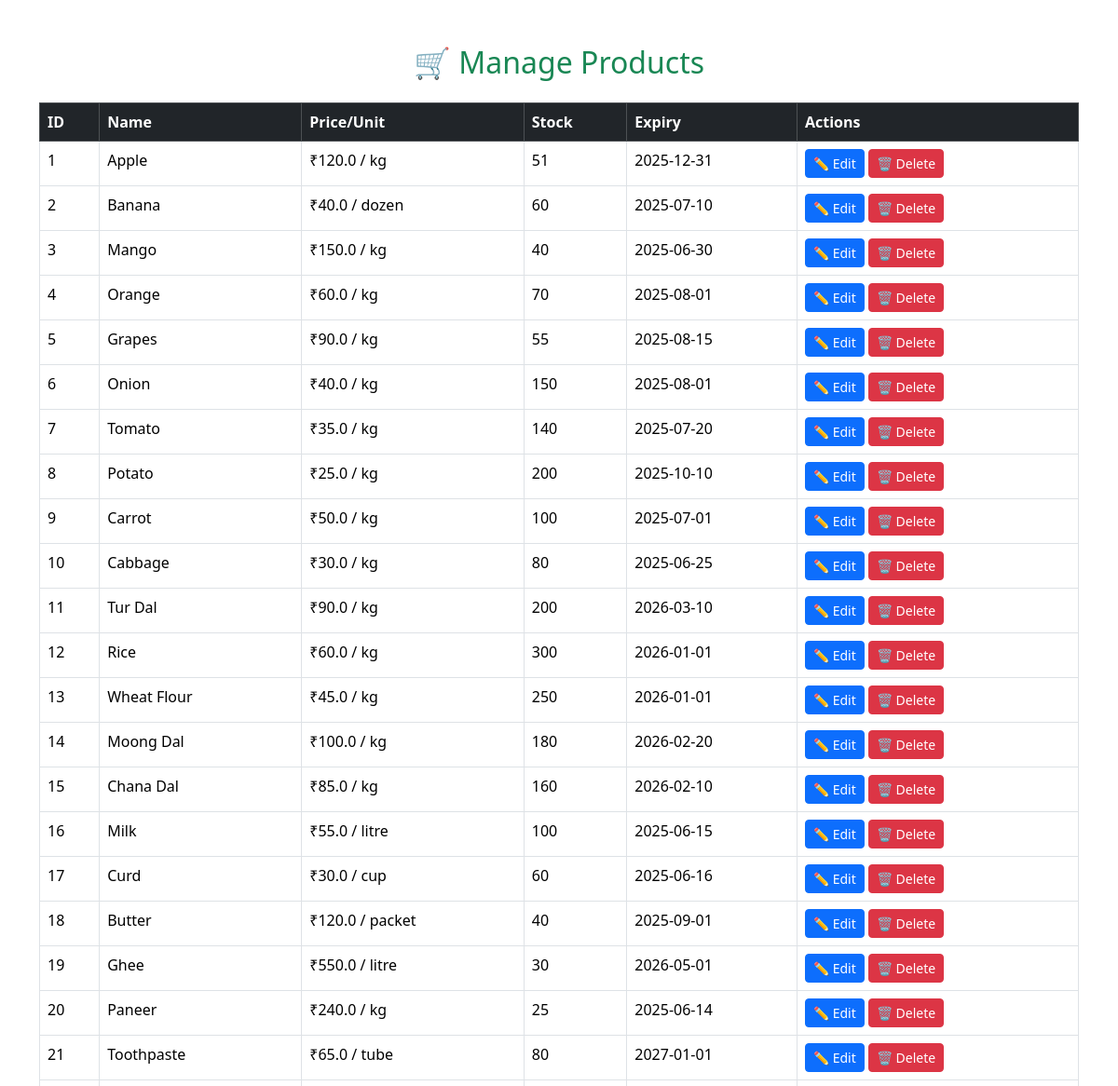
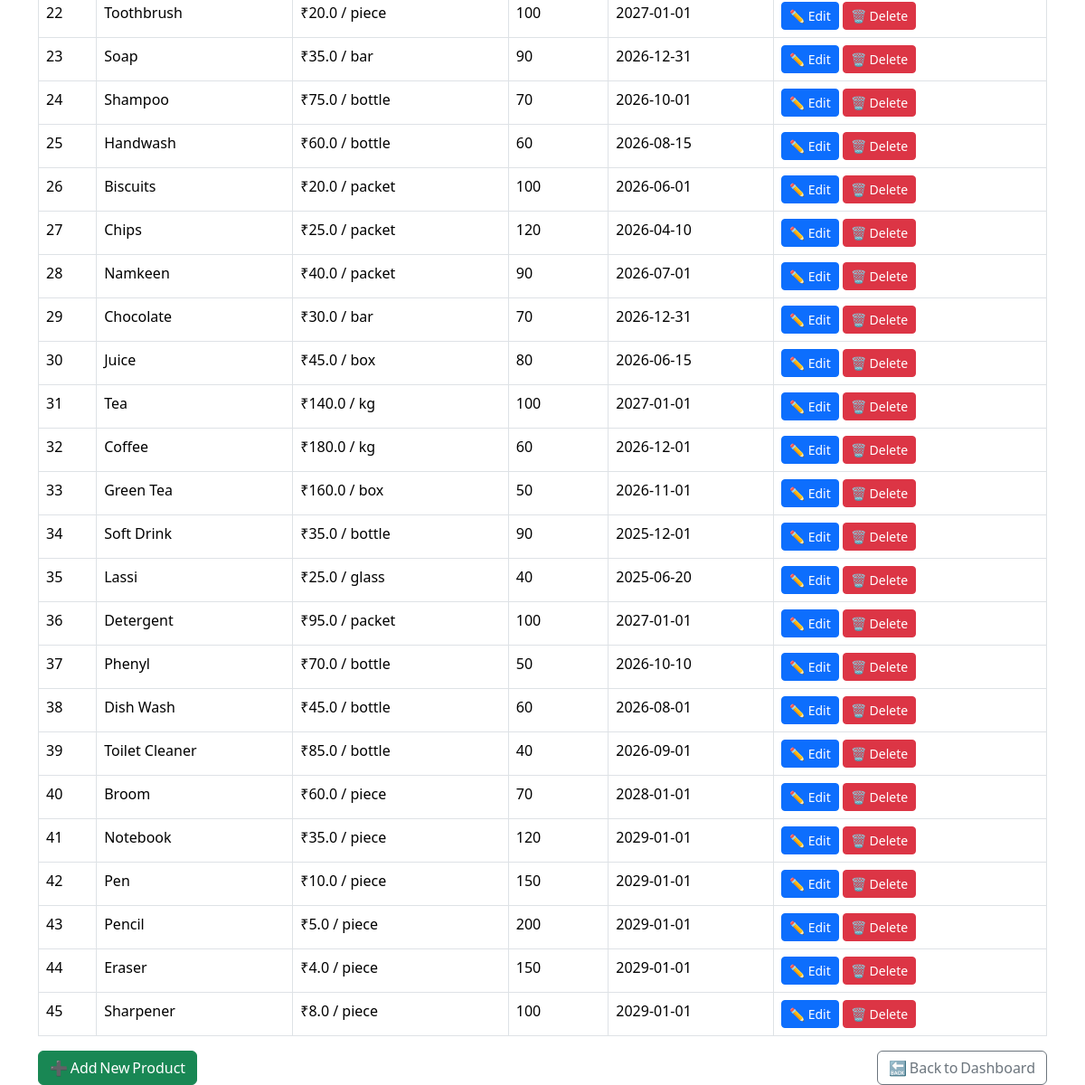
/admin/products (signed in), run on an earlier commit of the app's database (2 pictures, top to bottom).
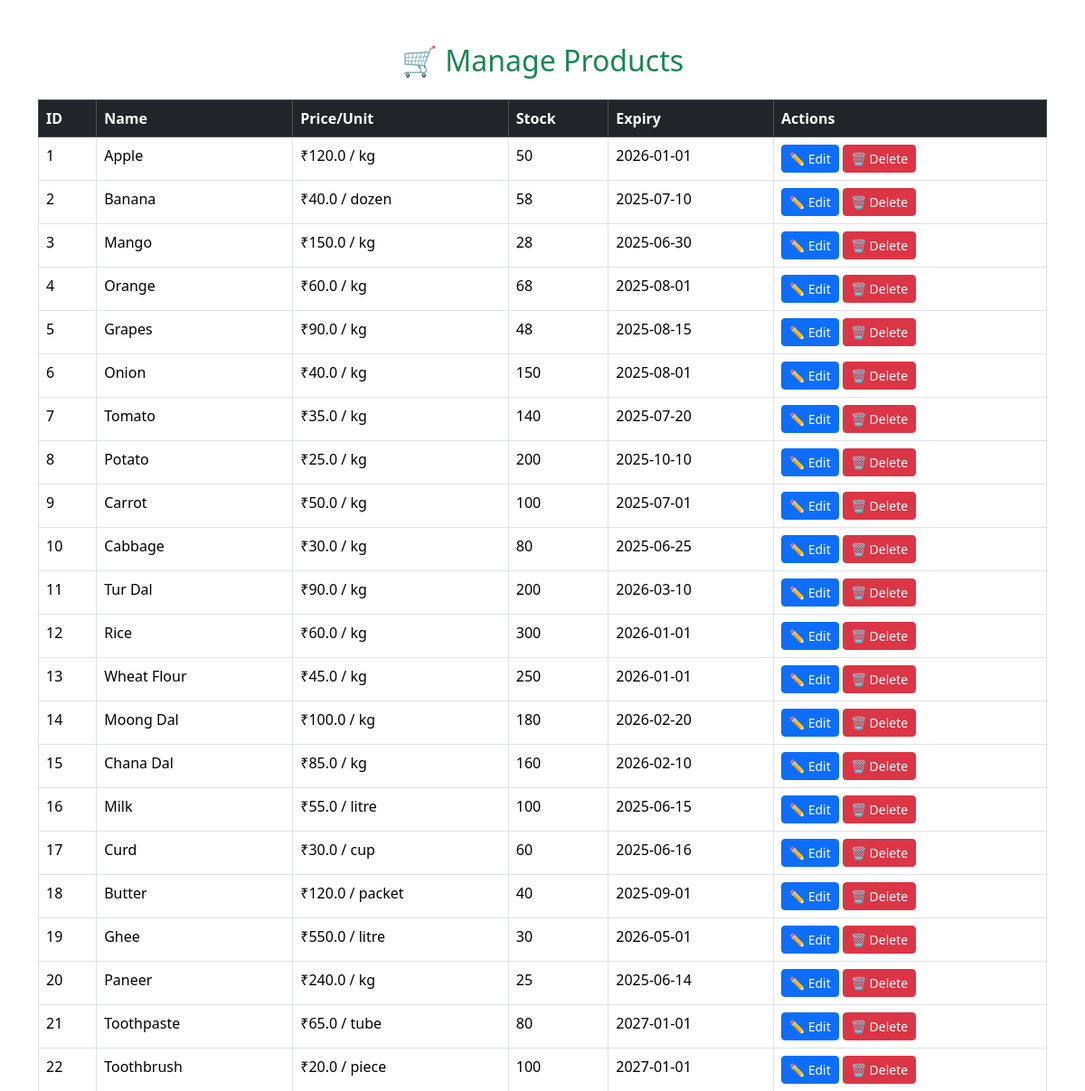
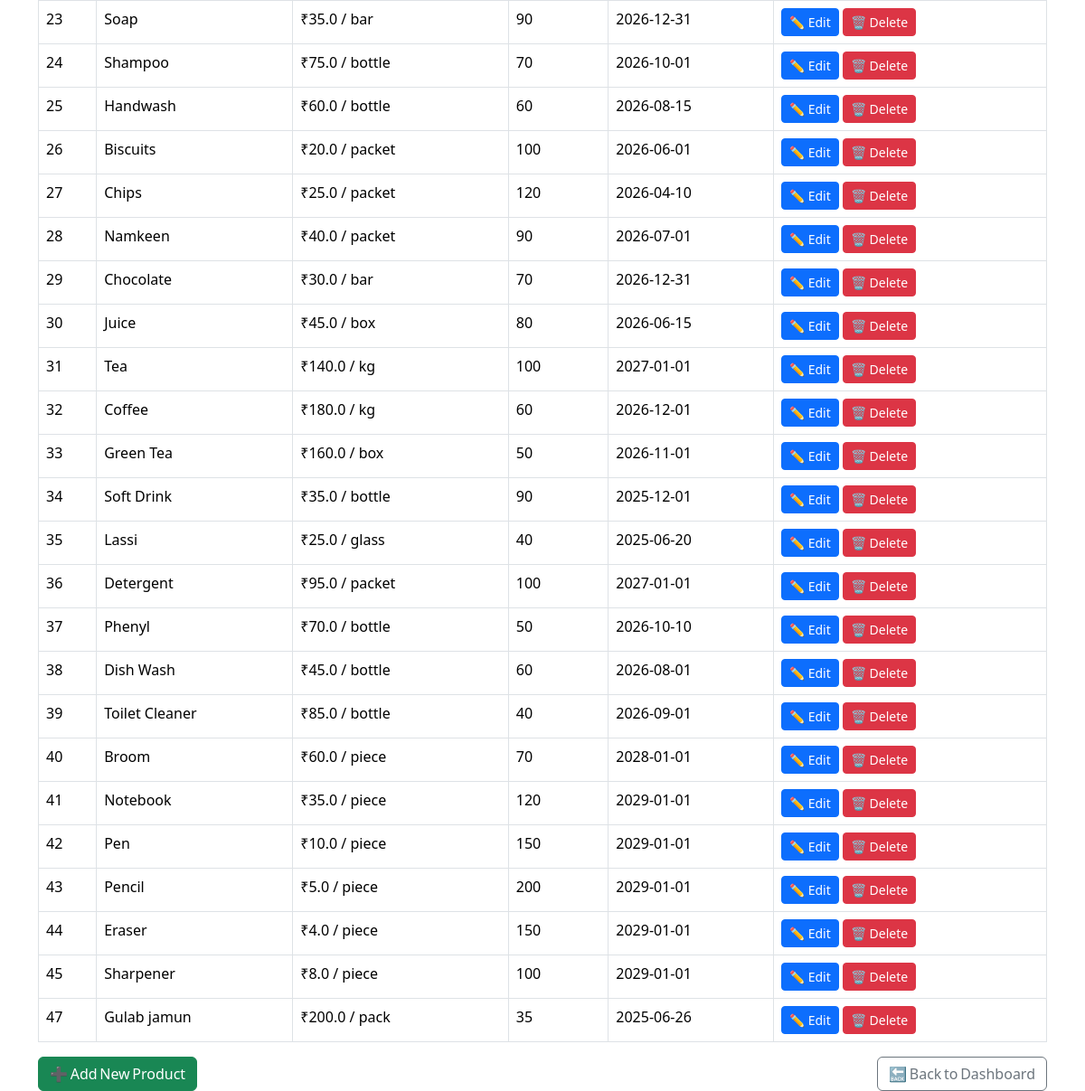
And on a later commit of the database (2 pictures, top to bottom).
### tables this page shows
CREATE TABLE products(
            id INTEGER PRIMARY KEY AUTOINCREMENT,
            name TEXT NOT NULL,
            description TEXT,
            price REAL NOT NULL,
            stock INTEGER NOT NULL,
            expiry_date TEXT,
            unit TEXT NOT NULL,
            image_url TEXT,
            category TEXT
        );

### app.py (the view)
@app.route('/admin/products')
def admin_products():
    if 'role' in session and session['role'] == 'admin':
        conn = sqlite3.connect('grocery.db')
        cursor = conn.cursor()
        cursor.execute("SELECT id, name, price, unit, stock, expiry_date FROM products")
        rows = cursor.fetchall()
        conn.close()
        products = [{
            'id': row[0],
            'name': row[1],
            'price': row[2],
            'unit': row[3],
            'stock': row[4],
            'expiry_date': row[5]
        } for row in rows]
        return render_template('admin_products.html', products=products)
    return redirect('/login')

### templates/admin_products.html (shortened to what this page needs)
<!DOCTYPE html>
<html lang="en">
<head>
  <link href="https://cdn.jsdelivr.net/npm/bootstrap@5.3.3/dist/css/bootstrap.min.css" rel="stylesheet">
</head>
<body class="container mt-5">
  <h2 class="text-center text-success">🛒 Manage Products</h2>
  <table class="table table-bordered mt-4">
    <thead class="table-dark">
      <tr>
        <th>ID</th>
        <th>Name</th>
        <th>Price/Unit</th>
        <th>Stock</th>
        <th>Expiry</th>
        <th>Actions</th>
      </tr>
    </thead>
    <tbody>
      {% for product in products %}
      <tr>
        <td>{{ product.id }}</td>
        <td>{{ product.name }}</td>
        <td>₹{{ product.price }} / {{ product.unit }}</td>
        <td>{{ product.stock }}</td>
        <td>{{ product.expiry_date or 'N/A' }}</td>
        <td>
          <a href="{{ url_for('edit_product', product_id=product.id) }}" class="btn btn-sm btn-primary">✏️ Edit</a>
          <a href="{{ url_for('delete_product', product_id=product.id) }}" class="btn btn-sm btn-danger" onclick="return confirm('Are you sure to delete this product?')">🗑️ Delete</a>
        </td>
      </tr>
      {% endfor %}
    </tbody>
  </table>
  <div class="d-flex justify-content-between mt-3">
    <a href="/admin/add-product" class="btn btn-success">➕ Add New Product</a>
    <a href="/admin" class="btn btn-outline-secondary">🔙 Back to Dashboard</a>
  </div>
</body>
</html>

What changed in the data, as far as the page shows it:
changed products "Apple": stock "51" → "50"; expiry_date "2025-12-31" → "2026-01-01"
changed products "Banana": stock "60" → "58"
changed products "Mango": stock "40" → "28"
changed products "Orange": stock "70" → "68"
changed products "Grapes": stock "55" → "48"
added products: id "47", name "Gulab jamun", price "200.0", unit "pack", stock "35", expiry_date "2025-06-26"
